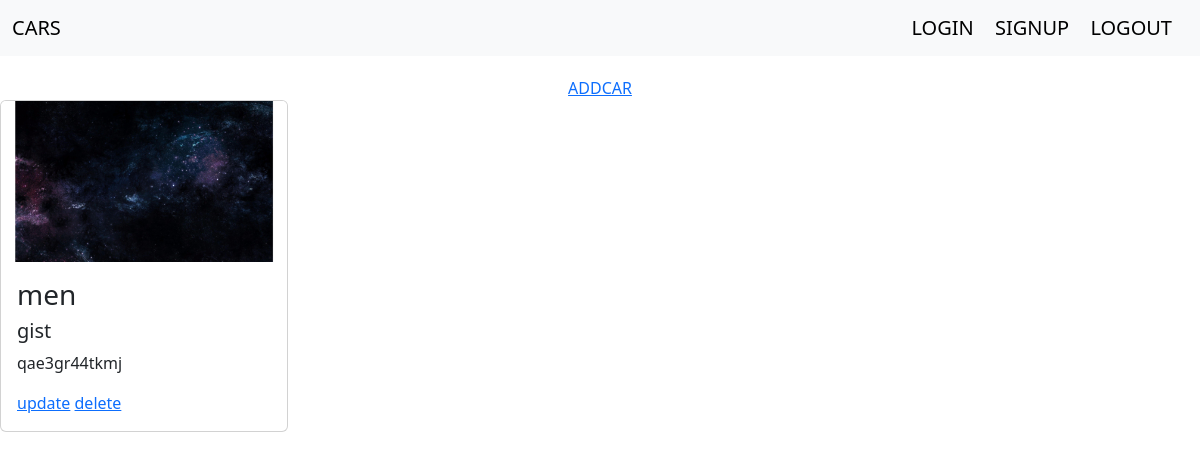
Before: / with the older database file.
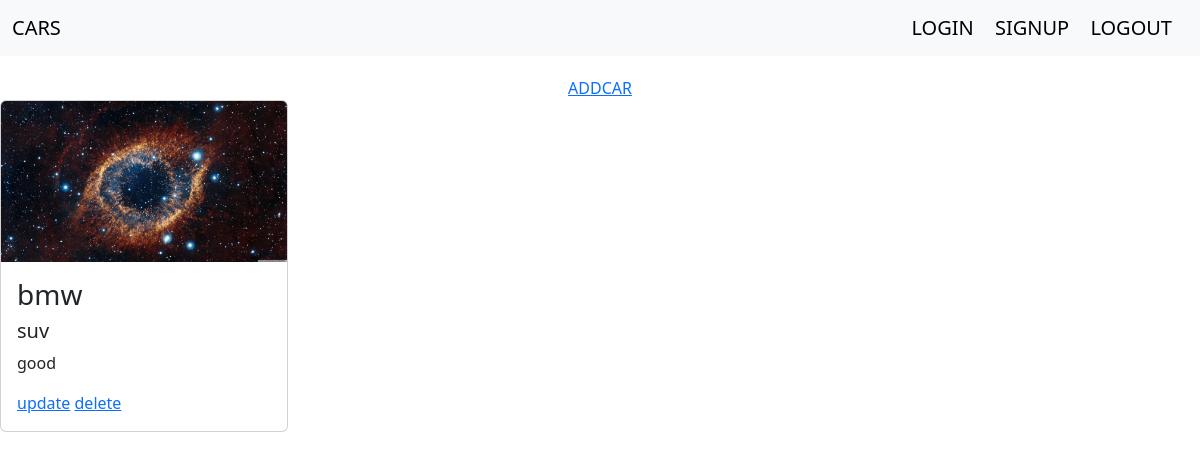
After: the same page with the newer database file.
### home/models.py (models this page shows)
class Car(models.Model):
    carname=models.CharField(max_length=100)
    catagory=models.CharField(max_length=100)
    discription=models.TextField()
    image = models.ImageField(upload_to='images/')

### home/views.py (the view)
# urls.py: 2. Add a URL to urlpatterns:  path('', views.home, name='home')
def home(request):
    l=request.GET.get("name")
    print(l)
    context={
        'dict':Car.objects.all()
    }
    return render(request,'home.html',context)

### CRUD/middileware.py (called while the page is built)
    def __call__(self,request):
        print("request")
        response=self.get_response(request)
        print("response")
        return response

### templates/home.html (shortened to what this page needs)
{% extends 'base.html' %}
{% load static %}
{% block content %}
<div style="display: flex; justify-content: center; margin-top: 20px;" ><a href="{% url 'addcar' %}">ADDCAR</a></div>
{% for i in dict %}
<div class="card" style="width: 18rem;">
    <img src="{{i.image.url}}" class="card-img-top" alt="...">
    <div class="card-body">
      <h3 class="card-title">{{i.carname}}</h3>
      <h5 class="card-text">{{i.catagory}}</h5>
      <p class="card-text">{{i.discription}}</p>
      <a href="update/{{i.id}}">update</a>
      <a href="delete/{{i.id}}">delete</a>
    </div>
  </div>
{% endfor %}
{% endblock %}

### templates/base.html (shortened to what this page needs)
<!DOCTYPE html>
<html lang="en">
<head>
    <link href="https://cdn.jsdelivr.net/npm/bootstrap@5.3.3/dist/css/bootstrap.min.css" rel="stylesheet">
</head>
<body>
    <nav class="navbar bg-body-tertiary">
        <div class="container-fluid">
          <a class="navbar-brand" href="#">
            CARS
          </a>
          <DIV><a class="navbar-brand" href="{% url 'login' %}">
            LOGIN
          </a><a class="navbar-brand" href="{% url 'signup' %}">
            SIGNUP
          </a>
          <a class="navbar-brand" href="{% url 'logout' %}">
            LOGOUT
          </a></DIV>
        </div>
      </nav>
    {% block content %}base{% endblock %}
</body>
</html>

Changed rows visible on the page:
removed Car: image (picture), carname "men", catagory "gist", discription "qae3gr44tkmj"
added Car: image (picture), carname "bmw", catagory "suv", discription "good"
